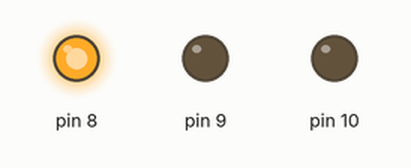
Bench run of a sketch on a simulated Arduino Uno, built with avr-gcc and run on an emulated ATmega328P. Shown: output pins drawn as LEDs (lit = HIGH). What the sketch prints to the serial monitor is not drawn.

Above: at 1.5 s.
At 3.5 s:
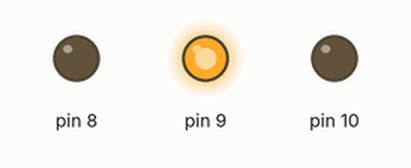
At 7.0 s:
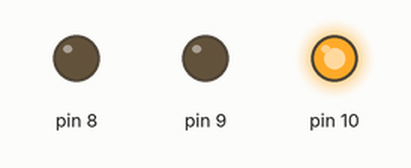
Timing chart, 0 to 13.0 s (numbered marks = the images above):
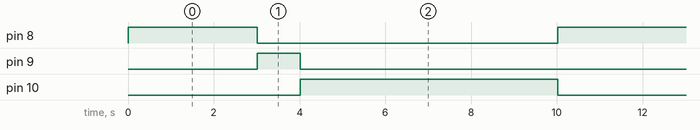

Measured:
- by itself, pin 8: alternates HIGH for 3.0 s and LOW for 7.0 s
- by itself, pin 9: alternates HIGH for 1.0 s and LOW for 9.0 s
- by itself, pin 10: alternates HIGH for 6.0 s and LOW for 4.0 s

The sketch:

semaforo_tiempo_ejercicio9BIS.ino
```cpp
// defino una variable

unsigned long tiempo=0; // cuenta de tiempo
long temp=0; // ciclo del semaforo
int estado=0; // 0 --verde, 1 -- amarillo, 2 -- rojo
int i; // contador de proposito general para BUCLES.

// ==========================
// programa principal ARDUINO
// ==========================

void setup()
{
  pinMode(8, OUTPUT);
  pinMode(9, OUTPUT);
  pinMode(10, OUTPUT);
  Serial.begin(9600); // Envío de datos a la placa
}

void loop()
{

  tiempo = millis(); // milisegundos desde que se encendió la placa

  temp = tiempo%10000; // cuenta cíclica del tiempo. Resto de la división entre 10000
  // Cuando tiempo llegue a 10001, tempo volverá a ser cero.

  Serial.println(String(tiempo) +" -- " + String(temp)); // Imprime en pantalla datos de tiempo recibidos de la placa.

  // condicional numérica
  estado=(temp>3000 && temp<=4000)+2*(temp>4000); // paréntesis ciertos valen 1 y los falsos 0

  // ejecuto la función encender
  encender();

  // delay(1); --> ANULADO // retraso de cada milisegundo ¡¡Ya no me hace falta!!
}

// ==================================
// funciones definidas por el usuario
// ==================================

void encender() {
  // como "estado" e "i" es una variable global, no es necesario pasarla a la función
  for (i=0;i<=2;i++) {
     // if(i==estado) {digitalWrite(8+i,HIGH);} else {digitalWrite(8+i,LOW);} --> Esto funciona, pero mejor lo siguiente...
     digitalWrite(8+i,(i==estado));
  }
}
```
